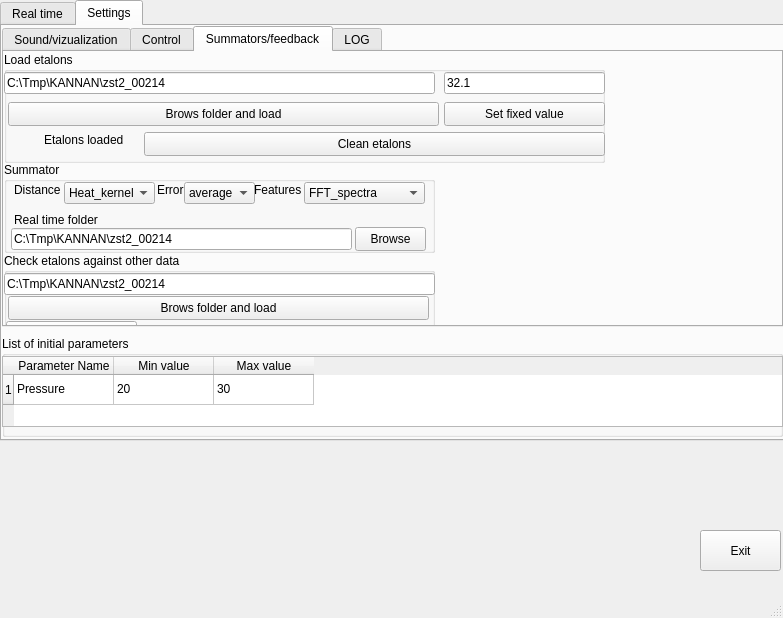
<?xml version="1.0" encoding="UTF-8"?>
<ui version="4.0">
 <class>MainWindow</class>
 <widget class="QMainWindow" name="MainWindow">
  <property name="geometry">
   <rect>
    <x>0</x>
    <y>0</y>
    <width>783</width>
    <height>618</height>
   </rect>
  </property>
  <property name="windowTitle">
   <string>MainWindow</string>
  </property>
  <widget class="QWidget" name="centralwidget">
   <widget class="QTabWidget" name="tabWidget">
    <property name="geometry">
     <rect>
      <x>0</x>
      <y>0</y>
      <width>791</width>
      <height>441</height>
     </rect>
    </property>
    <property name="currentIndex">
     <number>1</number>
    </property>
    <widget class="QWidget" name="tab">
     <attribute name="title">
      <string>Real time</string>
     </attribute>
     <widget class="QPushButton" name="pushButton_start_real_time">
      <property name="geometry">
       <rect>
        <x>10</x>
        <y>10</y>
        <width>131</width>
        <height>51</height>
       </rect>
      </property>
      <property name="text">
       <string>Start real time</string>
      </property>
     </widget>
     <widget class="QPushButton" name="pushButton_2_stop_real_time">
      <property name="geometry">
       <rect>
        <x>150</x>
        <y>10</y>
        <width>131</width>
        <height>51</height>
       </rect>
      </property>
      <property name="text">
       <string>Stop real time</string>
      </property>
     </widget>
     <widget class="QGroupBox" name="groupBox_2">
      <property name="geometry">
       <rect>
        <x>10</x>
        <y>80</y>
        <width>771</width>
        <height>151</height>
       </rect>
      </property>
      <property name="title">
       <string>Current parameters values</string>
      </property>
      <widget class="QLineEdit" name="lineEdit_Params_Values">
       <property name="geometry">
        <rect>
         <x>10</x>
         <y>30</y>
         <width>751</width>
         <height>111</height>
        </rect>
       </property>
       <property name="font">
        <font>
         <pointsize>18</pointsize>
        </font>
       </property>
      </widget>
     </widget>
     <widget class="QPushButton" name="UserConfirmationButton">
      <property name="geometry">
       <rect>
        <x>10</x>
        <y>230</y>
        <width>771</width>
        <height>51</height>
       </rect>
      </property>
      <property name="text">
       <string>Confirm changes</string>
      </property>
     </widget>
     <widget class="QLabel" name="label_Real_Time">
      <property name="geometry">
       <rect>
        <x>290</x>
        <y>20</y>
        <width>31</width>
        <height>31</height>
       </rect>
      </property>
      <property name="text">
       <string/>
      </property>
     </widget>
     <widget class="QLabel" name="label_7">
      <property name="geometry">
       <rect>
        <x>470</x>
        <y>20</y>
        <width>131</width>
        <height>41</height>
       </rect>
      </property>
      <property name="font">
       <font>
        <pointsize>17</pointsize>
       </font>
      </property>
      <property name="text">
       <string>Action num.:</string>
      </property>
     </widget>
     <widget class="QLabel" name="label_8_action_number_label">
      <property name="geometry">
       <rect>
        <x>610</x>
        <y>20</y>
        <width>131</width>
        <height>41</height>
       </rect>
      </property>
      <property name="font">
       <font>
        <pointsize>17</pointsize>
       </font>
      </property>
      <property name="text">
       <string>0</string>
      </property>
     </widget>
    </widget>
    <widget class="QWidget" name="tab_2">
     <attribute name="title">
      <string>Settings</string>
     </attribute>
     <widget class="QGroupBox" name="groupBox">
      <property name="geometry">
       <rect>
        <x>0</x>
        <y>310</y>
        <width>781</width>
        <height>101</height>
       </rect>
      </property>
      <property name="title">
       <string>List of initial parameters</string>
      </property>
      <widget class="QTableWidget" name="tableWidget_Params">
       <property name="geometry">
        <rect>
         <x>0</x>
         <y>20</y>
         <width>781</width>
         <height>71</height>
        </rect>
       </property>
       <property name="sizePolicy">
        <sizepolicy hsizetype="Expanding" vsizetype="Expanding">
         <horstretch>3</horstretch>
         <verstretch>0</verstretch>
        </sizepolicy>
       </property>
       <property name="rowCount">
        <number>1</number>
       </property>
       <property name="columnCount">
        <number>3</number>
       </property>
       <row/>
       <column>
        <property name="text">
         <string>Parameter Name</string>
        </property>
       </column>
       <column>
        <property name="text">
         <string>Min value</string>
        </property>
       </column>
       <column>
        <property name="text">
         <string>Max value</string>
        </property>
       </column>
       <item row="0" column="0">
        <property name="text">
         <string>Pressure</string>
        </property>
       </item>
       <item row="0" column="1">
        <property name="text">
         <string>20</string>
        </property>
       </item>
       <item row="0" column="2">
        <property name="text">
         <string>30</string>
        </property>
       </item>
      </widget>
     </widget>
     <widget class="QTabWidget" name="tabWidget_2">
      <property name="geometry">
       <rect>
        <x>0</x>
        <y>0</y>
        <width>781</width>
        <height>301</height>
       </rect>
      </property>
      <property name="currentIndex">
       <number>2</number>
      </property>
      <widget class="QWidget" name="tab_5">
       <attribute name="title">
        <string>Sound/vizualization</string>
       </attribute>
       <widget class="QGroupBox" name="groupBox_4">
        <property name="geometry">
         <rect>
          <x>0</x>
          <y>0</y>
          <width>431</width>
          <height>61</height>
         </rect>
        </property>
        <property name="title">
         <string>Beep when new values are ready</string>
        </property>
        <widget class="QLineEdit" name="lineEdit_Beep_Duration_Upon_New_Params">
         <property name="geometry">
          <rect>
           <x>290</x>
           <y>20</y>
           <width>141</width>
           <height>22</height>
          </rect>
         </property>
         <property name="text">
          <string>0.25</string>
         </property>
        </widget>
        <widget class="QLabel" name="label">
         <property name="geometry">
          <rect>
           <x>210</x>
           <y>20</y>
           <width>71</width>
           <height>16</height>
          </rect>
         </property>
         <property name="text">
          <string>Duration(s):</string>
         </property>
        </widget>
        <widget class="QComboBox" name="comboBo_New_results_Sound">
         <property name="geometry">
          <rect>
           <x>10</x>
           <y>20</y>
           <width>181</width>
           <height>22</height>
          </rect>
         </property>
         <item>
          <property name="text">
           <string>Beep_continious</string>
          </property>
         </item>
         <item>
          <property name="text">
           <string>Beep_alternating</string>
          </property>
         </item>
         <item>
          <property name="text">
           <string>No_beep</string>
          </property>
         </item>
        </widget>
       </widget>
       <widget class="QGroupBox" name="groupBox_7">
        <property name="geometry">
         <rect>
          <x>0</x>
          <y>60</y>
          <width>431</width>
          <height>101</height>
         </rect>
        </property>
        <property name="title">
         <string>File LOG</string>
        </property>
        <widget class="QCheckBox" name="checkBox_ProgressCharts">
         <property name="geometry">
          <rect>
           <x>30</x>
           <y>20</y>
           <width>161</width>
           <height>20</height>
          </rect>
         </property>
         <property name="text">
          <string>Show charts with progress</string>
         </property>
         <property name="checked">
          <bool>true</bool>
         </property>
        </widget>
        <widget class="QCheckBox" name="checkBox_Limit_Time_Series_Flag">
         <property name="geometry">
          <rect>
           <x>30</x>
           <y>40</y>
           <width>281</width>
           <height>20</height>
          </rect>
         </property>
         <property name="text">
          <string>Limit charts series to a fixed number of samples</string>
         </property>
         <property name="checked">
          <bool>true</bool>
         </property>
        </widget>
        <widget class="QLabel" name="label_4">
         <property name="geometry">
          <rect>
           <x>30</x>
           <y>70</y>
           <width>91</width>
           <height>16</height>
          </rect>
         </property>
         <property name="text">
          <string>Samples num.:</string>
         </property>
        </widget>
        <widget class="QLineEdit" name="lineEdit_Series_samples_number">
         <property name="geometry">
          <rect>
           <x>116</x>
           <y>68</y>
           <width>181</width>
           <height>22</height>
          </rect>
         </property>
         <property name="text">
          <string>100</string>
         </property>
        </widget>
       </widget>
      </widget>
      <widget class="QWidget" name="tab_6">
       <attribute name="title">
        <string>Control</string>
       </attribute>
       <widget class="QGroupBox" name="groupBox_3">
        <property name="geometry">
         <rect>
          <x>0</x>
          <y>0</y>
          <width>561</width>
          <height>141</height>
         </rect>
        </property>
        <property name="title">
         <string>Control algorithm/input data source</string>
        </property>
        <widget class="QComboBox" name="comboBox_controlALgorithm">
         <property name="geometry">
          <rect>
           <x>250</x>
           <y>30</y>
           <width>301</width>
           <height>22</height>
          </rect>
         </property>
         <item>
          <property name="text">
           <string>Determenistic</string>
          </property>
         </item>
         <item>
          <property name="text">
           <string>Stochastic</string>
          </property>
         </item>
        </widget>
        <widget class="QLabel" name="label_10">
         <property name="geometry">
          <rect>
           <x>20</x>
           <y>30</y>
           <width>101</width>
           <height>16</height>
          </rect>
         </property>
         <property name="text">
          <string>Input:</string>
         </property>
        </widget>
        <widget class="QLabel" name="label_11">
         <property name="geometry">
          <rect>
           <x>250</x>
           <y>10</y>
           <width>101</width>
           <height>16</height>
          </rect>
         </property>
         <property name="text">
          <string>AntiAction</string>
         </property>
        </widget>
        <widget class="QComboBox" name="comboBox_datasource">
         <property name="geometry">
          <rect>
           <x>10</x>
           <y>60</y>
           <width>221</width>
           <height>22</height>
          </rect>
         </property>
         <item>
          <property name="text">
           <string>Rand_data</string>
          </property>
         </item>
         <item>
          <property name="text">
           <string>Linear_response</string>
          </property>
         </item>
         <item>
          <property name="text">
           <string>Real_data</string>
          </property>
         </item>
        </widget>
        <widget class="QTabWidget" name="tabWidget_3">
         <property name="geometry">
          <rect>
           <x>250</x>
           <y>50</y>
           <width>301</width>
           <height>81</height>
          </rect>
         </property>
         <widget class="QWidget" name="tab_3">
          <attribute name="title">
           <string>Determenistic</string>
          </attribute>
          <widget class="QLabel" name="label_13">
           <property name="geometry">
            <rect>
             <x>1</x>
             <y>3</y>
             <width>71</width>
             <height>16</height>
            </rect>
           </property>
           <property name="text">
            <string>Time period:</string>
           </property>
          </widget>
          <widget class="QLineEdit" name="lineEdit_Determenistic_time_period_text">
           <property name="geometry">
            <rect>
             <x>72</x>
             <y>0</y>
             <width>81</width>
             <height>22</height>
            </rect>
           </property>
           <property name="text">
            <string>10</string>
           </property>
          </widget>
          <widget class="QLabel" name="label_14">
           <property name="geometry">
            <rect>
             <x>0</x>
             <y>30</y>
             <width>71</width>
             <height>16</height>
            </rect>
           </property>
           <property name="text">
            <string>Points num.:</string>
           </property>
          </widget>
          <widget class="QLineEdit" name="lineEdit_Determenistic_pointsnum_text">
           <property name="geometry">
            <rect>
             <x>71</x>
             <y>25</y>
             <width>81</width>
             <height>22</height>
            </rect>
           </property>
           <property name="text">
            <string>10000</string>
           </property>
          </widget>
          <widget class="QPushButton" name="pushButton">
           <property name="geometry">
            <rect>
             <x>170</x>
             <y>0</y>
             <width>121</width>
             <height>51</height>
            </rect>
           </property>
           <property name="text">
            <string>test</string>
           </property>
          </widget>
         </widget>
         <widget class="QWidget" name="tab_4">
          <attribute name="title">
           <string>Tab 2</string>
          </attribute>
         </widget>
        </widget>
       </widget>
       <widget class="QGroupBox" name="groupBox_8">
        <property name="geometry">
         <rect>
          <x>0</x>
          <y>140</y>
          <width>561</width>
          <height>51</height>
         </rect>
        </property>
        <property name="title">
         <string>Waiting times</string>
        </property>
        <widget class="QComboBox" name="comboBox_controlALgorithm_waitingtime_flag">
         <property name="geometry">
          <rect>
           <x>7</x>
           <y>15</y>
           <width>391</width>
           <height>22</height>
          </rect>
         </property>
         <property name="currentText">
          <string>No waiting</string>
         </property>
         <item>
          <property name="text">
           <string>No waiting</string>
          </property>
         </item>
         <item>
          <property name="text">
           <string>Waiting after each control action with duration (s):</string>
          </property>
         </item>
        </widget>
        <widget class="QLineEdit" name="lineEdit_Beep_Duration_Upon_New_Params_3">
         <property name="geometry">
          <rect>
           <x>494</x>
           <y>15</y>
           <width>61</width>
           <height>22</height>
          </rect>
         </property>
         <property name="text">
          <string>1.25</string>
         </property>
        </widget>
        <widget class="QLabel" name="label_2">
         <property name="geometry">
          <rect>
           <x>407</x>
           <y>18</y>
           <width>91</width>
           <height>16</height>
          </rect>
         </property>
         <property name="text">
          <string>Waiting time (s):</string>
         </property>
        </widget>
       </widget>
       <widget class="QGroupBox" name="groupBox_9">
        <property name="geometry">
         <rect>
          <x>0</x>
          <y>200</y>
          <width>561</width>
          <height>71</height>
         </rect>
        </property>
        <property name="title">
         <string>Feedback</string>
        </property>
        <widget class="QComboBox" name="comboBox_controlALgorithm_feedback_confirmation_flag">
         <property name="geometry">
          <rect>
           <x>10</x>
           <y>40</y>
           <width>161</width>
           <height>22</height>
          </rect>
         </property>
         <property name="currentText">
          <string>Operator confirms</string>
         </property>
         <item>
          <property name="text">
           <string>Operator confirms</string>
          </property>
         </item>
         <item>
          <property name="text">
           <string>Automatic operation</string>
          </property>
         </item>
        </widget>
        <widget class="QLabel" name="label_12">
         <property name="geometry">
          <rect>
           <x>10</x>
           <y>20</y>
           <width>111</width>
           <height>16</height>
          </rect>
         </property>
         <property name="text">
          <string>Type of feedback:</string>
         </property>
        </widget>
        <widget class="QCheckBox" name="checkBox_UValuesRound_flag">
         <property name="geometry">
          <rect>
           <x>190</x>
           <y>40</y>
           <width>111</width>
           <height>20</height>
          </rect>
         </property>
         <property name="text">
          <string>Round U values:</string>
         </property>
         <property name="checked">
          <bool>true</bool>
         </property>
        </widget>
        <widget class="QLineEdit" name="lineEdit_RoundUValuesNumber">
         <property name="geometry">
          <rect>
           <x>300</x>
           <y>40</y>
           <width>101</width>
           <height>22</height>
          </rect>
         </property>
         <property name="text">
          <string>1</string>
         </property>
        </widget>
       </widget>
      </widget>
      <widget class="QWidget" name="tab_7">
       <attribute name="title">
        <string>Summators/feedback</string>
       </attribute>
       <widget class="QGroupBox" name="groupBox_10">
        <property name="geometry">
         <rect>
          <x>0</x>
          <y>0</y>
          <width>601</width>
          <height>111</height>
         </rect>
        </property>
        <property name="title">
         <string>Load etalons</string>
        </property>
        <widget class="QLineEdit" name="lineEdit_Beep_Duration_Upon_New_Params_5">
         <property name="geometry">
          <rect>
           <x>0</x>
           <y>20</y>
           <width>431</width>
           <height>22</height>
          </rect>
         </property>
         <property name="text">
          <string>C:\Tmp\KANNAN\zst2_00214</string>
         </property>
        </widget>
        <widget class="QPushButton" name="pushButton_ethalons_load">
         <property name="geometry">
          <rect>
           <x>4</x>
           <y>50</y>
           <width>431</width>
           <height>24</height>
          </rect>
         </property>
         <property name="text">
          <string>Brows folder and load</string>
         </property>
        </widget>
        <widget class="QLabel" name="label_5_ethalons_label">
         <property name="geometry">
          <rect>
           <x>10</x>
           <y>80</y>
           <width>21</width>
           <height>16</height>
          </rect>
         </property>
         <property name="text">
          <string/>
         </property>
        </widget>
        <widget class="QLabel" name="label_5">
         <property name="geometry">
          <rect>
           <x>40</x>
           <y>80</y>
           <width>111</width>
           <height>16</height>
          </rect>
         </property>
         <property name="text">
          <string>Etalons loaded</string>
         </property>
        </widget>
        <widget class="QPushButton" name="pushButton_ethalons_clear">
         <property name="geometry">
          <rect>
           <x>140</x>
           <y>80</y>
           <width>461</width>
           <height>24</height>
          </rect>
         </property>
         <property name="text">
          <string>Clean etalons</string>
         </property>
        </widget>
        <widget class="QPushButton" name="pushButton_ethalons_setFixedValue">
         <property name="geometry">
          <rect>
           <x>440</x>
           <y>50</y>
           <width>161</width>
           <height>24</height>
          </rect>
         </property>
         <property name="text">
          <string>Set fixed value</string>
         </property>
        </widget>
        <widget class="QLineEdit" name="lineEdit_etalonvalueparameter">
         <property name="geometry">
          <rect>
           <x>440</x>
           <y>20</y>
           <width>161</width>
           <height>22</height>
          </rect>
         </property>
         <property name="text">
          <string>32.1</string>
         </property>
        </widget>
       </widget>
       <widget class="QGroupBox" name="groupBox_11">
        <property name="geometry">
         <rect>
          <x>0</x>
          <y>201</y>
          <width>431</width>
          <height>101</height>
         </rect>
        </property>
        <property name="title">
         <string>Check etalons against other data</string>
        </property>
        <widget class="QLineEdit" name="lineEdit_Beep_Duration_Upon_New_Params_6">
         <property name="geometry">
          <rect>
           <x>0</x>
           <y>20</y>
           <width>431</width>
           <height>22</height>
          </rect>
         </property>
         <property name="text">
          <string>C:\Tmp\KANNAN\zst2_00214</string>
         </property>
        </widget>
        <widget class="QPushButton" name="pushButton_ethalons_vs_other_data_brows">
         <property name="geometry">
          <rect>
           <x>4</x>
           <y>43</y>
           <width>421</width>
           <height>24</height>
          </rect>
         </property>
         <property name="text">
          <string>Brows folder and load</string>
         </property>
        </widget>
        <widget class="QPushButton" name="pushButton_ethalons_vs_other_data_2">
         <property name="geometry">
          <rect>
           <x>2</x>
           <y>68</y>
           <width>131</width>
           <height>24</height>
          </rect>
         </property>
         <property name="text">
          <string>Check</string>
         </property>
        </widget>
        <widget class="QLabel" name="label_3_check_dataload">
         <property name="geometry">
          <rect>
           <x>140</x>
           <y>73</y>
           <width>281</width>
           <height>16</height>
          </rect>
         </property>
         <property name="text">
          <string/>
         </property>
        </widget>
       </widget>
       <widget class="QGroupBox" name="groupBox_12">
        <property name="geometry">
         <rect>
          <x>0</x>
          <y>110</y>
          <width>431</width>
          <height>91</height>
         </rect>
        </property>
        <property name="title">
         <string>Summator</string>
        </property>
        <widget class="QComboBox" name="comboBox_controlALgorithm_summator_type">
         <property name="geometry">
          <rect>
           <x>60</x>
           <y>20</y>
           <width>91</width>
           <height>22</height>
          </rect>
         </property>
         <item>
          <property name="text">
           <string>Heat_kernel</string>
          </property>
         </item>
         <item>
          <property name="text">
           <string>Polin_kernel</string>
          </property>
         </item>
         <item>
          <property name="text">
           <string>KME</string>
          </property>
         </item>
         <item>
          <property name="text">
           <string>Laplacian_kernel</string>
          </property>
         </item>
         <item>
          <property name="text">
           <string>ChiSquare_kernel</string>
          </property>
         </item>
         <item>
          <property name="text">
           <string>Subtract</string>
          </property>
         </item>
        </widget>
        <widget class="QComboBox" name="comboBox_controlALgorithm_summator_err_type_2">
         <property name="geometry">
          <rect>
           <x>180</x>
           <y>20</y>
           <width>71</width>
           <height>22</height>
          </rect>
         </property>
         <item>
          <property name="text">
           <string>average</string>
          </property>
         </item>
         <item>
          <property name="text">
           <string>min</string>
          </property>
         </item>
         <item>
          <property name="text">
           <string>max</string>
          </property>
         </item>
         <item>
          <property name="text">
           <string>last</string>
          </property>
         </item>
        </widget>
        <widget class="QLabel" name="label_3">
         <property name="geometry">
          <rect>
           <x>153</x>
           <y>20</y>
           <width>49</width>
           <height>16</height>
          </rect>
         </property>
         <property name="text">
          <string>Error</string>
         </property>
        </widget>
        <widget class="QLabel" name="label_6">
         <property name="geometry">
          <rect>
           <x>10</x>
           <y>20</y>
           <width>49</width>
           <height>16</height>
          </rect>
         </property>
         <property name="text">
          <string>Distance</string>
         </property>
        </widget>
        <widget class="QLabel" name="label_8">
         <property name="geometry">
          <rect>
           <x>250</x>
           <y>20</y>
           <width>49</width>
           <height>16</height>
          </rect>
         </property>
         <property name="text">
          <string>Features</string>
         </property>
        </widget>
        <widget class="QComboBox" name="comboBox_controlALgorithm_summator_features_type_3">
         <property name="geometry">
          <rect>
           <x>300</x>
           <y>20</y>
           <width>121</width>
           <height>22</height>
          </rect>
         </property>
         <property name="currentText">
          <string>FFT_spectra</string>
         </property>
         <item>
          <property name="text">
           <string>FFT_spectra</string>
          </property>
         </item>
         <item>
          <property name="text">
           <string>DF_features</string>
          </property>
         </item>
         <item>
          <property name="text">
           <string>JM_frequencies</string>
          </property>
         </item>
        </widget>
        <widget class="QLabel" name="label_9">
         <property name="geometry">
          <rect>
           <x>10</x>
           <y>50</y>
           <width>91</width>
           <height>16</height>
          </rect>
         </property>
         <property name="text">
          <string>Real time folder</string>
         </property>
        </widget>
        <widget class="QLineEdit" name="lineEdit_real_time_folder">
         <property name="geometry">
          <rect>
           <x>7</x>
           <y>66</y>
           <width>341</width>
           <height>22</height>
          </rect>
         </property>
         <property name="text">
          <string>C:\Tmp\KANNAN\zst2_00214</string>
         </property>
        </widget>
        <widget class="QPushButton" name="pushButton_real_time_folder_browse">
         <property name="geometry">
          <rect>
           <x>351</x>
           <y>65</y>
           <width>71</width>
           <height>24</height>
          </rect>
         </property>
         <property name="text">
          <string>Browse</string>
         </property>
        </widget>
       </widget>
      </widget>
      <widget class="QWidget" name="tab_8">
       <attribute name="title">
        <string>LOG</string>
       </attribute>
       <widget class="QGroupBox" name="groupBox_5">
        <property name="geometry">
         <rect>
          <x>0</x>
          <y>0</y>
          <width>431</width>
          <height>51</height>
         </rect>
        </property>
        <property name="title">
         <string>Console LOG</string>
        </property>
        <widget class="QCheckBox" name="checkBox_LOG_info_to_console">
         <property name="geometry">
          <rect>
           <x>20</x>
           <y>20</y>
           <width>161</width>
           <height>20</height>
          </rect>
         </property>
         <property name="text">
          <string>Print LOG info to console</string>
         </property>
         <property name="checked">
          <bool>true</bool>
         </property>
        </widget>
       </widget>
       <widget class="QGroupBox" name="groupBox_6">
        <property name="geometry">
         <rect>
          <x>0</x>
          <y>50</y>
          <width>431</width>
          <height>101</height>
         </rect>
        </property>
        <property name="title">
         <string>File LOG</string>
        </property>
        <widget class="QCheckBox" name="checkBox_LOG_info_file">
         <property name="geometry">
          <rect>
           <x>20</x>
           <y>20</y>
           <width>161</width>
           <height>20</height>
          </rect>
         </property>
         <property name="text">
          <string>Keep file LOG</string>
         </property>
        </widget>
        <widget class="QLineEdit" name="lineEdit_Beep_Duration_Upon_New_Params_2">
         <property name="geometry">
          <rect>
           <x>10</x>
           <y>40</y>
           <width>411</width>
           <height>22</height>
          </rect>
         </property>
         <property name="text">
          <string>c:\\tmp\\ghjk.csv</string>
         </property>
        </widget>
        <widget class="QCheckBox" name="checkBox_LOG_info_file_limit_flag">
         <property name="geometry">
          <rect>
           <x>20</x>
           <y>70</y>
           <width>221</width>
           <height>20</height>
          </rect>
         </property>
         <property name="text">
          <string>Limit number of records in each LOG</string>
         </property>
         <property name="checked">
          <bool>true</bool>
         </property>
        </widget>
        <widget class="QLineEdit" name="lineEdit_info_file_limit_value">
         <property name="geometry">
          <rect>
           <x>250</x>
           <y>70</y>
           <width>91</width>
           <height>22</height>
          </rect>
         </property>
         <property name="text">
          <string>1000</string>
         </property>
        </widget>
       </widget>
      </widget>
     </widget>
    </widget>
   </widget>
   <widget class="QPushButton" name="ExitButton">
    <property name="geometry">
     <rect>
      <x>700</x>
      <y>530</y>
      <width>81</width>
      <height>41</height>
     </rect>
    </property>
    <property name="text">
     <string>Exit</string>
    </property>
   </widget>
  </widget>
  <widget class="QMenuBar" name="menubar">
   <property name="geometry">
    <rect>
     <x>0</x>
     <y>0</y>
     <width>783</width>
     <height>33</height>
    </rect>
   </property>
  </widget>
  <widget class="QStatusBar" name="statusbar"/>
 </widget>
 <resources/>
 <connections/>
</ui>
